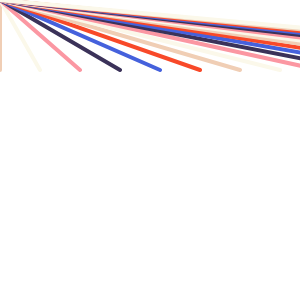
Frame 1 (no input)
Frame 60 (no input): identical to frame 1, image omitted
Frame 120 (the mouse pressed at the canvas centre since frame 60): identical to frame 1, image omitted

The p5.js sketch that drew this single still picture (run headless with seeded random() and noise() and a simulated clock; from frame 60 on, the mouse is pressed at the canvas centre):

// p5.js sketch
// ── sketch.js
var palettebluepink;
//i can make another color palette !
var shuffledPalette;


function setup() {
  createCanvas(300, 300);


  palettebluepink = [
    color(248, 73, 41), //red
    color(69, 97, 220), //blue
    color(59, 50, 89), //drk blue
    color(251, 151, 162), //pink
    color(251, 248, 234), //light
    color(240, 206, 181) //tan
  ]

  shuffledPalette = shufflePalette(palettebluepink); //this variable equals the return of this function
   print(shuffledPalette);
}

function draw() {
  background(255);
  for (var i = 0; i < 20; i++) {
    stroke(shuffledPalette[i % 6]);
    strokeWeight(4);
    line(0 * i, i * 0, 40 * i, 70);
 

  }

  // LetterF(0, 10);
  // LetterF(100, 10);



} ///////////////DRAW ENDS///////////////////////DRAW ENDS////////////////////////

function shufflePalette(myPalette) { //pass a palette and return a shuffled version of the palette
  myPalette = myPalette.slice(0); //create a clone so I dont empty the palette. slice(0) returns all the elements WTF
  var newColorOrder = []; //make an empty array
  while (myPalette.length > 0) {
    //pick a random pill from our array and put it in slot 1
    var randomIndex = floor(random(myPalette.length)); //pick a random element
    print("randomIndex" +randomIndex);
    var randomColor = myPalette.pop(randomIndex); //return the object that i'm popping out of the array
    newColorOrder.push(randomColor); //push is a function
     print("randomColor" + randomColor);

  }
  return newColorOrder; //give me the goods

}

function randomColorPicker(myPalette) { //access one random element and return it

  var randomIndex = floor(random(myPalette.length)); //give me an int between 0 and my color palette's length
  print(randomIndex);
  var randomColor = myPalette[randomIndex]; //this references my argument, so I can pull from any palette later
  return randomColor; //give me something
}


//-----F-------
// function LetterF(xPos, yPos) { //we use these inside the function then change them in draw. we never have to define them just use them
//   push();
//   translate(xPos, yPos); //we use these inside the function then change them in draw
//   stroke(shuffledPalette random(palette.length));
//   noFill();
//   strokeWeight(letterstroke);
//   line(0, 0, 0, letterheight);
//   stroke(typecolor);
//   line(0, 0, letterwidth, 0); //top bar
//   stroke(typecolor);
//   line(0, letterxheight, letterwidth, letterxheight); //bottombar
//   pop();
// }
